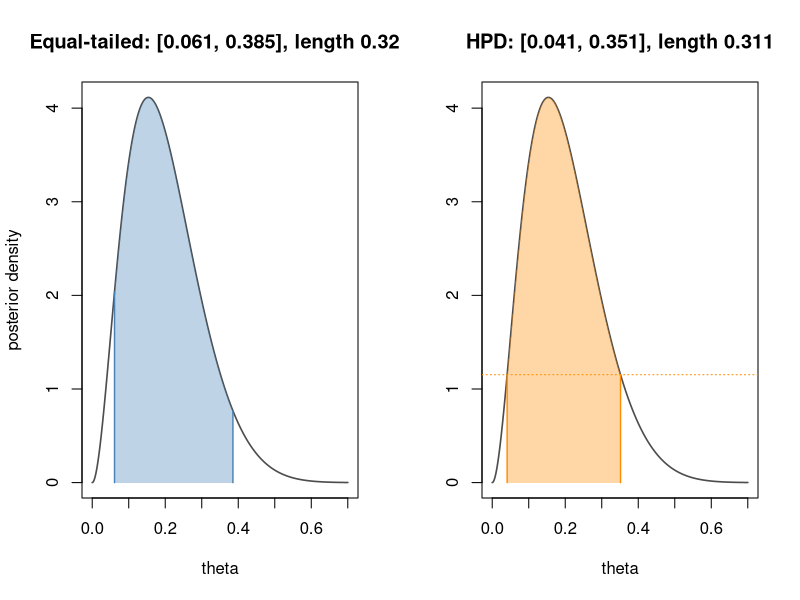

Write the R code that produced this figure.
# Equal-tailed versus highest posterior density 90% credible intervals for a Beta(3, 12) posterior.
a <- 3
b <- 12
level <- 0.90
eq <- qbeta(c((1 - level) / 2, (1 + level) / 2), a, b)

# HPD: shortest interval [lo, hi] with posterior mass `level`
width <- function(lo) qbeta(pbeta(lo, a, b) + level, a, b) - lo
lo_hpd <- optimize(width, interval = c(0, qbeta(1 - level, a, b) - 1e-9))$minimum
hpd <- c(lo_hpd, qbeta(pbeta(lo_hpd, a, b) + level, a, b))

th <- seq(0, 0.7, length.out = 600)
intervals <- list("Equal-tailed" = eq, "HPD" = hpd)
cols <- c("steelblue", "darkorange")
op <- par(mfrow = c(1, 2))
for (k in 1:2) {
  iv <- intervals[[k]]
  plot(th, dbeta(th, a, b), type = "l", lwd = 1.6, col = "grey30",
       xlab = "theta", ylab = if (k == 1) "posterior density" else "",
       main = sprintf("%s: [%.3f, %.3f], length %.3f", names(intervals)[k], iv[1], iv[2],
                      iv[2] - iv[1]))
  inside <- th >= iv[1] & th <= iv[2]
  polygon(c(iv[1], th[inside], iv[2]), c(0, dbeta(th[inside], a, b), 0),
          col = adjustcolor(cols[k], 0.35), border = NA)
  segments(iv, 0, iv, dbeta(iv, a, b), col = cols[k], lwd = 1.4)
}
abline(h = dbeta(hpd[1], a, b), lty = 3, col = cols[2])   # equal density at both HPD endpoints
par(op)
